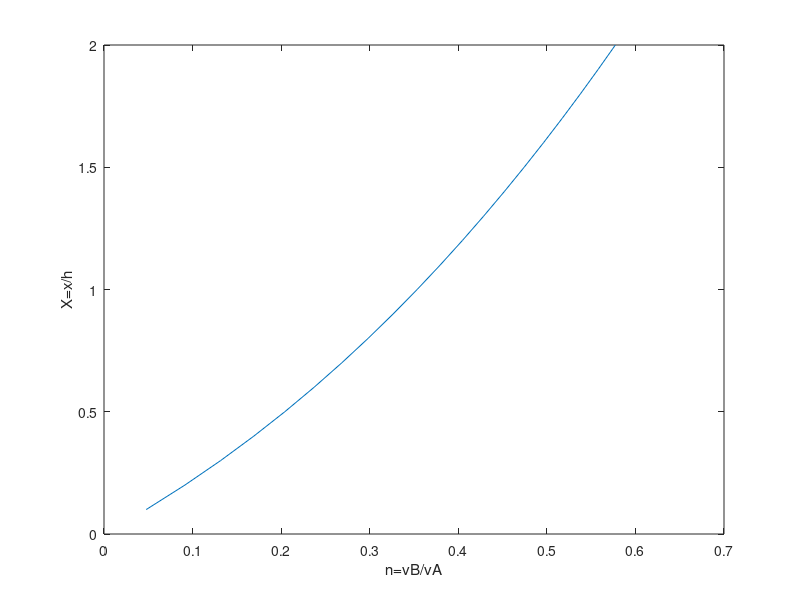

Source code (MATLAB):
% sum of (tension * velocity) = 0
% p= angle between L and x
%- T * cos (p) * VA + 2 * T * cos(p)* VB = 0
%VB= 1/2 * VA * cos(p)
% L=(x.^2 + h.^2).^0.5
% n=vb/va
% vb= 1/2 * va * x/(L)

X=(0.1: 0.1 : 2);
n=X./(2*(1+X).^0.5)
figure(1)
plot(n,X)
xlabel("n=vB/vA")
ylabel("X=x/h")